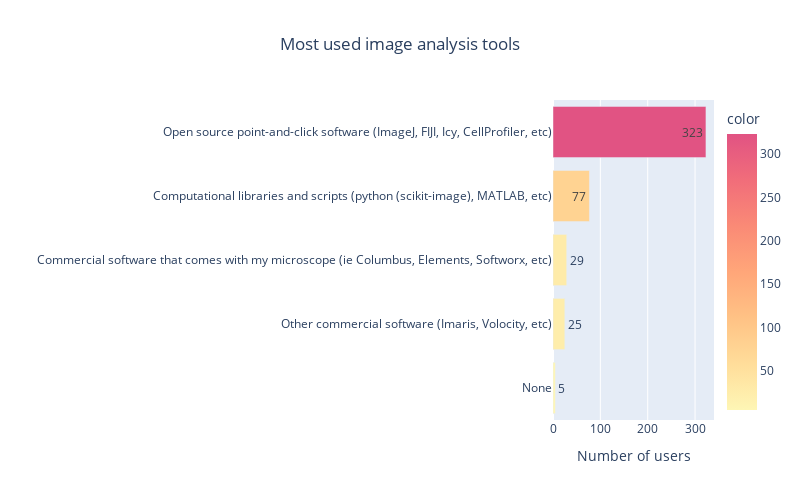

Write notebook code for a chart like this one.
### Code cell
most_used_tools = px.bar(data, y=counts_tools.index, x=counts_tools.values, color=counts_tools.values, title ="Most used image analysis tools", color_continuous_scale='Pinkyl', labels = {"x":"Number of users",'y':''}, orientation='h', text_auto=True, width=800, height=500)
most_used_tools.update_layout(title_x=0.5)
most_used_tools.update_yaxes(categoryorder = 'total ascending',)

### Figure 1 — Plotly figure (JSON) as saved in the notebook; plotly's stock layout.template omitted (floating-point values rounded to 4 significant figures)
{"data": [{"alignmentgroup": "True", "hovertemplate": "Number of users=%{x}<br>=%{y}<br>color=%{marker.color}<extra></extra>", "legendgroup": "", "marker": {"color": [323, 77, 29, 25, 5], "coloraxis": "coloraxis", "pattern": {"shape": ""}}, "name": "", "offsetgroup": "", "orientation": "h", "showlegend": false, "textposition": "auto", "texttemplate": "%{x}", "type": "bar", "x": [323, 77, 29, 25, 5], "xaxis": "x", "y": ["Open source point-and-click software (ImageJ, FIJI, Icy, CellProfiler, etc)", "Computational libraries and scripts (python (scikit-image), MATLAB, etc)", "Commercial software that comes with my microscope (ie Columbus, Elements, Softworx, etc)", "Other commercial software (Imaris, Volocity, etc)", "None"], "yaxis": "y"}], "layout": {"barmode": "relative", "coloraxis": {"colorbar": {"title": {"text": "color"}}, "colorscale": [[0, "rgb(254, 246, 181)"], [0.1667, "rgb(255, 221, 154)"], [0.3333, "rgb(255, 194, 133)"], [0.5, "rgb(255, 166, 121)"], [0.6667, "rgb(250, 138, 118)"], [0.8333, "rgb(241, 109, 122)"], [1, "rgb(225, 83, 131)"]]}, "height": 500, "legend": {"tracegroupgap": 0}, "title": {"text": "Most used image analysis tools", "x": 0.5}, "width": 800, "xaxis": {"anchor": "y", "domain": [0, 1], "title": {"text": "Number of users"}}, "yaxis": {"anchor": "x", "categoryorder": "total ascending", "domain": [0, 1], "title": {"text": ""}}}}
